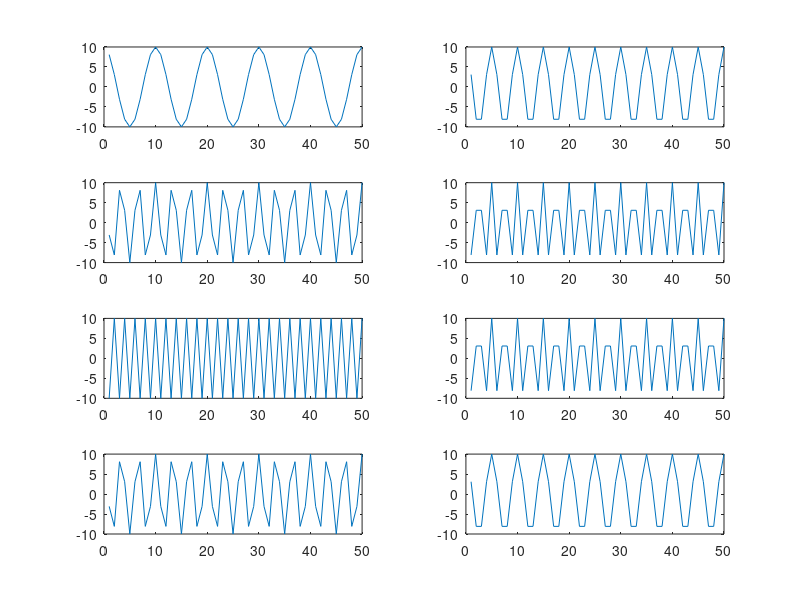

Here is the MATLAB script that generated this plot:
clc, clear, clf

F1 = 100
F2 = 200
F3 = 300
F4 = 400
F5 = 500
F6 = 600
F7 = 700
F8 = 800
Fs = 1000

for n=1:1:50
  x1(n) = 10 * cos(2*pi*F1*n/Fs);
  x2(n) = 10 * cos(2*pi*F2*n/Fs);
  x3(n) = 10 * cos(2*pi*F3*n/Fs);
  x4(n) = 10 * cos(2*pi*F4*n/Fs);
  x5(n) = 10 * cos(2*pi*F5*n/Fs);
  x6(n) = 10 * cos(2*pi*F6*n/Fs);
  x7(n) = 10 * cos(2*pi*F7*n/Fs);
  x8(n) = 10 * cos(2*pi*F8*n/Fs);
end

subplot(4,2,1);plot(x1)

subplot(4,2,2);plot(x2)

subplot(4,2,3);plot(x3)

subplot(4,2,4);plot(x4)

subplot(4,2,5);plot(x5)

subplot(4,2,6);plot(x6)

subplot(4,2,7);plot(x7)

subplot(4,2,8);plot(x8)

